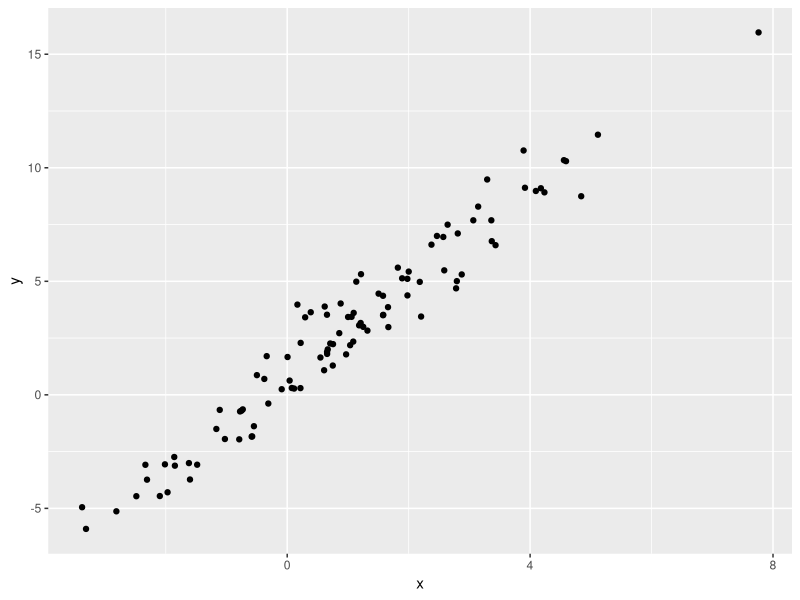

The R source for this figure:
## ---- chunk 1
library(tidyverse)
## ---- chunk 2
plot_df = 
  tibble(
    x = rnorm(100, mean = 1, sd = 2),
    y = 1 + 2 * x + rnorm(100)
  )

plot_df |> 
  ggplot(aes(x=x, y=y)) +
  geom_point()
